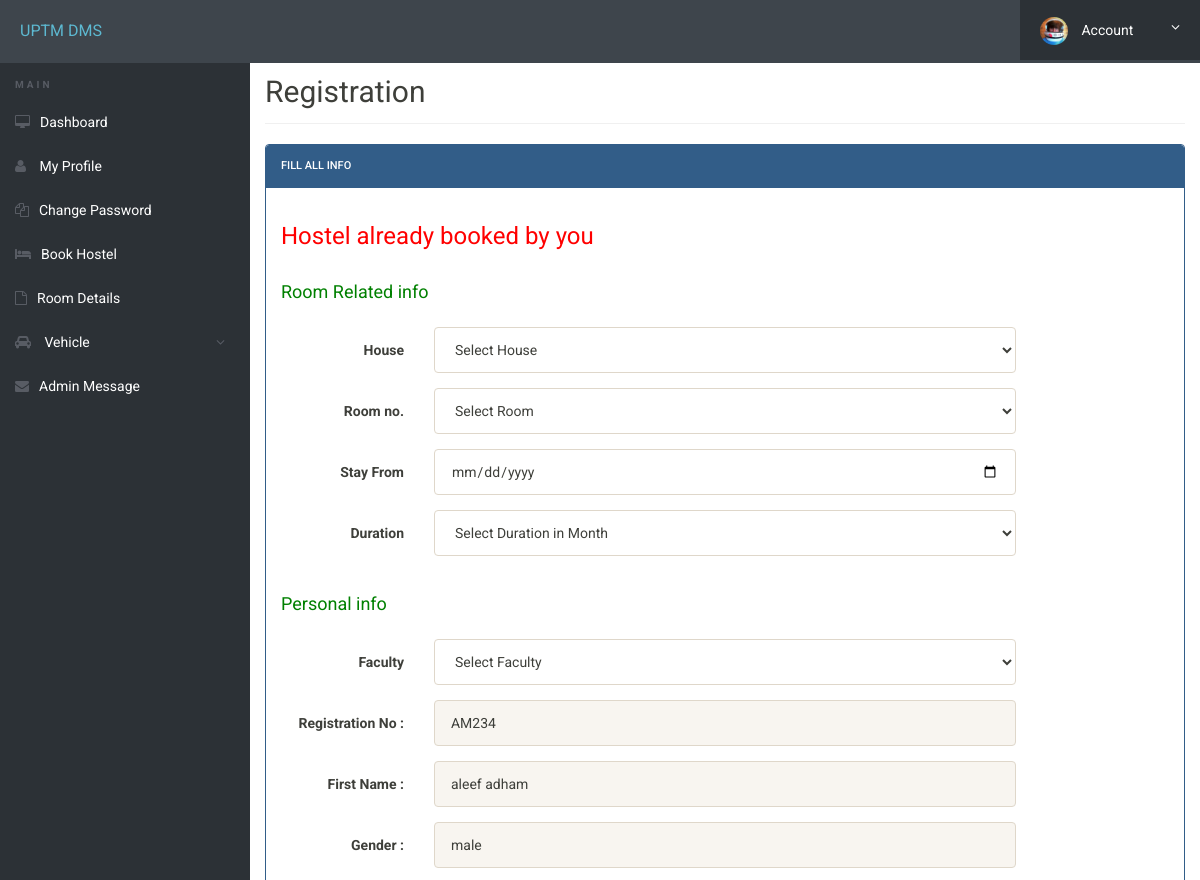
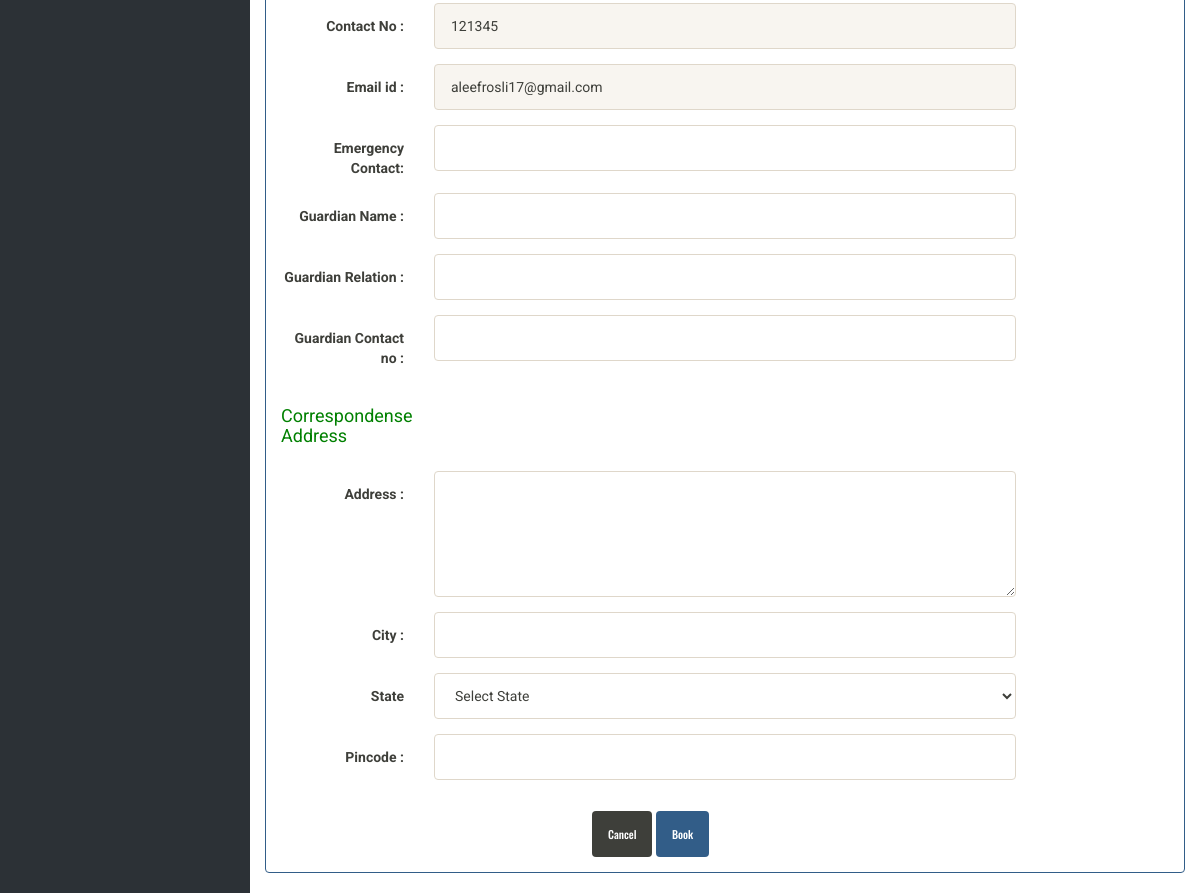
The app's page /book-hostel.php (signed in) with its own data (2 pictures, top to bottom).
### tables this page shows
CREATE TABLE `userregistration` (
  `id` int(11) NOT NULL,
  `regNo` varchar(255) NOT NULL,
  `firstName` varchar(255) NOT NULL,
  `middleName` varchar(255) NOT NULL,
  `lastName` varchar(255) NOT NULL,
  `gender` varchar(255) NOT NULL,
  `contactNo` bigint(20) NOT NULL,
  `email` varchar(255) NOT NULL,
  `password` varchar(255) NOT NULL,
  `regDate` timestamp NOT NULL DEFAULT current_timestamp(),
  `updationDate` varchar(45) NOT NULL,
  `passUdateDate` varchar(45) NOT NULL
);

### book-hostel.php (the view, shortened to what this page needs)
<?php
include('includes/config.php');
?>
<!doctype html>
<html lang="en" class="no-js">
<head>
	<link rel="stylesheet" href="css/font-awesome.min.css">
	<link rel="stylesheet" href="css/bootstrap.min.css">
	<link rel="stylesheet" href="css/dataTables.bootstrap.min.css">>
	<link rel="stylesheet" href="css/bootstrap-social.css">
	<link rel="stylesheet" href="css/bootstrap-select.css">
	<link rel="stylesheet" href="css/fileinput.min.css">
	<link rel="stylesheet" href="css/awesome-bootstrap-checkbox.css">
	<link rel="stylesheet" href="css/style.css">
</head>
<body>
	<?php include('includes/header.php');?>
	<div class="ts-main-content">
		<?php include('includes/sidebar.php');?>
		<div class="content-wrapper">
			<div class="container-fluid">
				<div class="row">
					<div class="col-md-12">
						<h2 class="page-title">Registration </h2>
						<div class="row">
							<div class="col-md-12">
								<div class="panel panel-primary">
									<div class="panel-heading">Fill all Info</div>
									<div class="panel-body">
										<form method="post" action="" class="form-horizontal">
							<?php
$uid=$_SESSION['login'];
							 $stmt=$mysqli->prepare("SELECT emailid FROM registration WHERE emailid=? ");
				$stmt->bind_param('s',$uid);
				$stmt->execute();
				$stmt -> bind_result($email);
				$rs=$stmt->fetch();
				if($rs)
				{ ?>
			<h3 style="color: red" align="left">Hostel already booked by you</h3>
				<?php }
				else{
							echo "";
							}
							?>
<div class="form-group">
<label class="col-sm-4 control-label"><h4 style="color: green" align="left">Room Related info </h4> </label>
</div>
<div class="form-group">
<label class="col-sm-2 control-label">House </label>
<div class="col-sm-8">
<select name="hno" id="hno" class="form-control" required>
<option value="">Select House</option>
</select> </div>
</div>
<div class="form-group">
<label class="col-sm-2 control-label">Room no. </label>
<div class="col-sm-8">
<select name="room" id="room"class="form-control"  onChange="getSeater(this.value);" onBlur="checkAvailability()" required>
<option value="">Select Room</option>
</select>
</div>
</div>
<div class="form-group">
<label class="col-sm-2 control-label">Stay From</label>
<div class="col-sm-8">
<input type="date" name="stayf" id="stayf"  class="form-control" >
</div>
</div>
<div class="form-group">
<label class="col-sm-2 control-label">Duration</label>
<div class="col-sm-8">
<select name="duration" id="duration" class="form-control">
<option value="">Select Duration in Month</option>
</select>
</div>
</div>
<div class="form-group">
<label class="col-sm-2 control-label"><h4 style="color: green" align="left">Personal info </h4> </label>
</div>
<div class="form-group">
<label class="col-sm-2 control-label">Faculty </label>
<div class="col-sm-8">
<select name="course" id="course" class="form-control" required>
<option value="">Select Faculty</option>
</select> </div>
</div>
<?php
$aid=$_SESSION['id'];
	$ret="select * from userregistration where id=?";
		$stmt= $mysqli->prepare($ret) ;
	 $stmt->bind_param('i',$aid);
	 $stmt->execute() ;
	 $res=$stmt->get_result();
	   while($row=$res->fetch_object())
	  {
	  	?>
<div class="form-group">
<label class="col-sm-2 control-label">Registration No : </label>
<div class="col-sm-8">
<input type="text" name="regno" id="regno"  class="form-control" value="<?php echo $row->regNo;?>" readonly >
</div>
</div>
<div class="form-group">
<label class="col-sm-2 control-label">First Name : </label>
<div class="col-sm-8">
<input type="text" name="fname" id="fname"  class="form-control" value="<?php echo $row->firstName;?>" readonly>
</div>
</div>
<div class="form-group">
<label class="col-sm-2 control-label">Gender : </label>
<div class="col-sm-8">
<input type="text" name="gender" value="<?php echo $row->gender;?>" class="form-control" readonly>
</div>
</div>
<div class="form-group">
<label class="col-sm-2 control-label">Contact No : </label>
<div class="col-sm-8">
<input type="text" name="contact" id="contact" value="<?php echo $row->contactNo;?>"  class="form-control" readonly>
</div>
</div>
<div class="form-group">
<label class="col-sm-2 control-label">Email id : </label>
<div class="col-sm-8">
<input type="email" name="email" id="email"  class="form-control" value="<?php echo $row->email;?>"  readonly>
</div>
</div>
<?php } ?>
<div class="form-group">
<label class="col-sm-2 control-label">Emergency Contact: </label>
<div class="col-sm-8">
<input type="text" name="econtact" id="econtact"  class="form-control" required="required">
</div>
</div>
<div class="form-group">
<label class="col-sm-2 control-label">Guardian  Name : </label>
<div class="col-sm-8">
<input type="text" name="gname" id="gname"  class="form-control" required="required">
</div>
</div>
<div class="form-group">
<label class="col-sm-2 control-label">Guardian  Relation : </label>
<div class="col-sm-8">
<input type="text" name="grelation" id="grelation"  class="form-control" required="required">
</div>
</div>
<div class="form-group">
<label class="col-sm-2 control-label">Guardian Contact no : </label>
<div class="col-sm-8">
<input type="text" name="gcontact" id="gcontact"  class="form-control" required="required">
</div>
</div>
<div class="form-group">
<label class="col-sm-3 control-label"><h4 style="color: green" align="left">Correspondense Address </h4> </label>
</div>
<div class="form-group">
<label class="col-sm-2 control-label">Address : </label>
<div class="col-sm-8">
<textarea  rows="5" name="address"  id="address" class="form-control" required="required"></textarea>
</div>
</div>
<div class="form-group">
<label class="col-sm-2 control-label">City : </label>
<div class="col-sm-8">
<input type="text" name="city" id="city"  class="form-control" required="required">
</div>
</div>
<div class="form-group">
<label class="col-sm-2 control-label">State </label>
<div class="col-sm-8">
<select name="state" id="state"class="form-control" required>
<option value="">Select State</option>
</select> </div>
</div>
<div class="form-group">
<label class="col-sm-2 control-label">Pincode : </label>
<div class="col-sm-8">
<input type="text" name="pincode" id="pincode"  class="form-control" required="required">
</div>
</div>
<div class="form-group" >
<div class="col-sm-8">
</div>
</div>
<div class="col-sm-6 col-sm-offset-4">
<button class="btn btn-default" type="submit">Cancel</button>
<input type="submit" name="submit" Value="Book" class="btn btn-primary">
</div>
</form>
									</div>
									</div>
								</div>
							</div>
						</div>
							</div>
						</div>
					</div>
				</div>
</body>
</html>

### css/style.css (style rules this page uses)
html { font-size: 14px; }
@media only screen and (min-width: 480px) { html { font-size: 17px; } }
@media only screen and (min-width: 768px) { html { font-size: 14px; } }
body { font-size: 1em; }
.btn { font-family: 'Oswald', sans-serif; }
.panel { overflow: hidden; }
.btn { text-transform: none; }
.page-title { padding-bottom: 15px; margin-bottom: 20px; border-bottom: 1px solid #f0f0f0; }
.ts-main-content .content-wrapper { padding-top: 15px; margin-top: 20px; }
@media only screen and (min-width: 992px) { .ts-main-content .content-wrapper { margin-left: 250px; } }

### records on screen
userregistration: regno "AM234", fname "aleef adham", gender "male", contact "121345", email "aleefrosli17@gmail.com"
